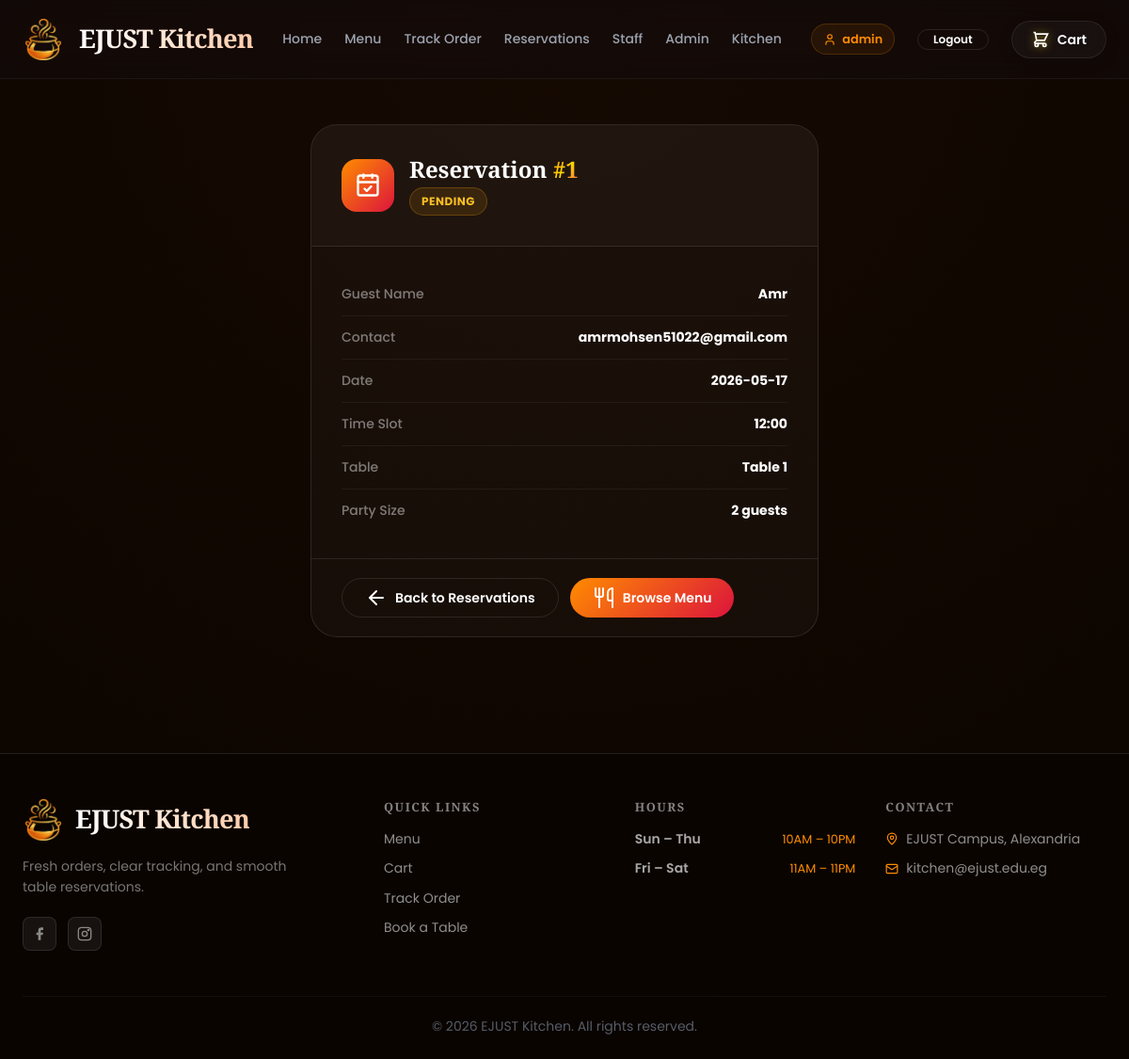
The app's page /reservations/1 (signed in) with its own data.
### src/database.py (models this page shows, shortened)
class Reservation(db.Model):
    __tablename__ = 'reservations'
    id = db.Column(db.Integer, primary_key=True)
    user_id = db.Column(db.Integer, nullable=True)
    customer_name = db.Column(db.String(100), nullable=False)
    contact = db.Column(db.String(120), nullable=False)
    party_size = db.Column(db.Integer, nullable=False)
    reservation_date = db.Column(db.Date, nullable=False)
    reservation_slot = db.Column(db.String(10), nullable=False)
    table_number = db.Column(db.String(20), nullable=False)
    status = db.Column(db.String(30), default=RESERVATION_STATUS_PENDING)
    notes = db.Column(db.String(300))
    created_at = db.Column(db.DateTime, default=datetime.utcnow)

### src/reservations.py (the view)
@reservations_bp.route("/reservations/<int:reservation_id>", methods=["GET"])
@auth.login_required
def reservation_detail(reservation_id):
    reservation = Reservation.query.get_or_404(reservation_id)
    if not can_view_reservation(auth.get_current_user(), reservation):
        abort(403)
    return render_template("reservation_detail.html", reservation=reservation)

### src/auth.py (called while the page is built)
def get_current_user():
    return session.get("user")

def login_required(view_func):
    @wraps(view_func)
    def wrapper(*args, **kwargs):
        if get_current_user() is None:
            return redirect("/login")
        return view_func(*args, **kwargs)
    return wrapper

### src/reservations_service.py (called while the page is built)
def can_view_reservation(user, reservation):
    if user is None:
        return False
    if user.get("role") in ("staff", "admin"):
        return True
    return reservation.user_id is not None and reservation.user_id == user.get("id")

### templates/reservation_detail.html (shortened to what this page needs)
{% extends "base.html" %}
{% block content %}
<div class="res-detail-page">
    <div class="section-container">
        <div class="res-detail-card">
            <div class="res-detail-header">
                <div class="res-icon"><i data-lucide="calendar-check"></i></div>
                <div>
                    <h1 style="font-family:var(--font-display);font-size:1.5rem;font-weight:800;margin-bottom:.25rem">
                        Reservation <span class="gradient-text">#{{ reservation.id }}</span>
                    </h1>
                    <span class="status-badge reservation-{{ reservation.status|lower }}">{{ reservation.status }}</span>
                </div>
            </div>
            <div class="res-detail-body">
                <div class="res-detail-row">
                    <span class="label">Guest Name</span>
                    <span class="value">{{ reservation.customer_name }}</span>
                </div>
                <div class="res-detail-row">
                    <span class="label">Contact</span>
                    <span class="value">{{ reservation.contact }}</span>
                </div>
                <div class="res-detail-row">
                    <span class="label">Date</span>
                    <span class="value">{{ reservation.reservation_date }}</span>
                </div>
                <div class="res-detail-row">
                    <span class="label">Time Slot</span>
                    <span class="value">{{ reservation.reservation_slot }}</span>
                </div>
                <div class="res-detail-row">
                    <span class="label">Table</span>
                    <span class="value">Table {{ reservation.table_number }}</span>
                </div>
                <div class="res-detail-row">
                    <span class="label">Party Size</span>
                    <span class="value">{{ reservation.party_size }} guests</span>
                </div>
            </div>
            <div class="res-detail-footer">
                <a href="/reservations" class="btn btn-outline">
                    <i data-lucide="arrow-left"></i>
                    <span>Back to Reservations</span>
                </a>
                <a href="/menu" class="btn btn-primary">
                    <i data-lucide="utensils"></i>
                    <span>Browse Menu</span>
                </a>
            </div>
        </div>
    </div>
</div>
{% endblock %}

### static/css/dashboard.css (style rules this page uses)
.status-badge { display: inline-flex; align-items: center; gap: 0.375rem; padding: 0.3rem 0.75rem; border-radius: 50px; font-size: 0.75rem; font-weight: 700; text-transform: uppercase; letter-spacing: 0.5px; white-space: nowrap; }
.reservation-pending { background: rgba(245, 158, 11, 0.12); color: #fbbf24; border: 1px solid rgba(245, 158, 11, 0.25); }

### templates/reservation_detail.html (style rules this page uses)
.res-detail-page { padding:calc(var(--navbar-height,84px) + 3rem) 0 5rem;min-height:100vh }
.res-detail-card { max-width:540px;margin:0 auto;background:rgba(255,255,255,.03);border:1px solid var(--color-border);border-radius:28px;overflow:hidden }
.res-detail-header { padding:2rem;background:rgba(255,255,255,.02);border-bottom:1px solid var(--color-border);display:flex;align-items:center;gap:1rem }
.res-icon { width:56px;height:56px;background:var(--gradient-primary);border-radius:16px;display:flex;align-items:center;justify-content:center;flex-shrink:0 }
.res-icon .lucide { width:28px;height:28px;stroke:white }
.res-detail-body { padding:1.75rem 2rem }
.res-detail-row { display:flex;justify-content:space-between;align-items:center;padding:.75rem 0;border-bottom:1px solid rgba(255,255,255,.05);font-size:.875rem }
.res-detail-row:last-child { border-bottom:none }
.res-detail-row .label { color:rgba(255,255,255,.45);font-weight:500 }
.res-detail-row .value { font-weight:700;color:#fff }
.res-detail-footer { padding:1.25rem 2rem;border-top:1px solid var(--color-border);display:flex;gap:.75rem;flex-wrap:wrap }

### records on screen
Reservation: id "1", status "PENDING", customer_name "Amr", contact "amrmohsen51022@gmail.com", reservation_date "2026-05-17", reservation_slot "12:00", table_number "1", party_size "2"

### other values on screen
{{ current_user.username }} "admin"
